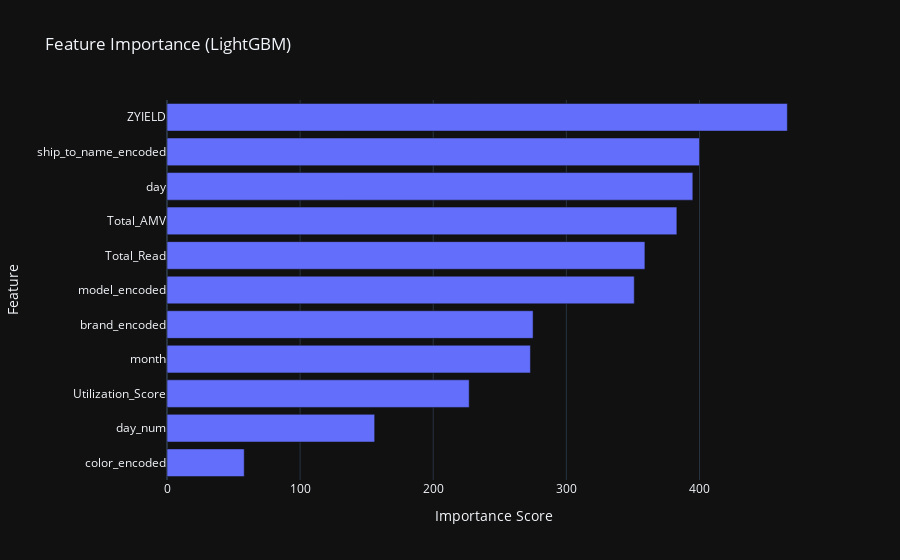

Write notebook code for a chart like this one.
### Markdown cell above
### Feature Importance

### Code cell
# Extract feature importances and feature names
importances = model.feature_importance()
feature_names = model.feature_name()

# Create a DataFrame
importance_df = pd.DataFrame({
    'Feature': feature_names,
    'Importance': importances
}).sort_values(by='Importance', ascending=False)

# Plot with Plotly
fig = px.bar(importance_df, x='Importance', y='Feature', orientation='h', template = 'plotly_dark', 
             title='Feature Importance (LightGBM)',
             labels={'Importance': 'Importance Score', 'Feature': 'Feature'},
            #  height=800
             )

fig.update_layout(yaxis={'categoryorder':'total ascending'})
fig.show()

### Figure 1 — Plotly figure (JSON) as saved in the notebook; plotly's stock layout.template omitted (floating-point values rounded to 4 significant figures)
{"data": [{"hovertemplate": "Importance Score=%{x}<br>Feature=%{y}<extra></extra>", "legendgroup": "", "marker": {"color": "#636efa", "pattern": {"shape": ""}}, "name": "", "orientation": "h", "showlegend": false, "textposition": "auto", "type": "bar", "x": [466, 400, 395, 383, 359, 351, 275, 273, 227, 156, 58], "xaxis": "x", "y": ["ZYIELD", "ship_to_name_encoded", "day", "Total_AMV", "Total_Read", "model_encoded", "brand_encoded", "month", "Utilization_Score", "day_num", "color_encoded"], "yaxis": "y"}], "layout": {"barmode": "relative", "legend": {"tracegroupgap": 0}, "title": {"text": "Feature Importance (LightGBM)"}, "xaxis": {"anchor": "y", "domain": [0, 1], "title": {"text": "Importance Score"}}, "yaxis": {"anchor": "x", "categoryorder": "total ascending", "domain": [0, 1], "title": {"text": "Feature"}}}}
